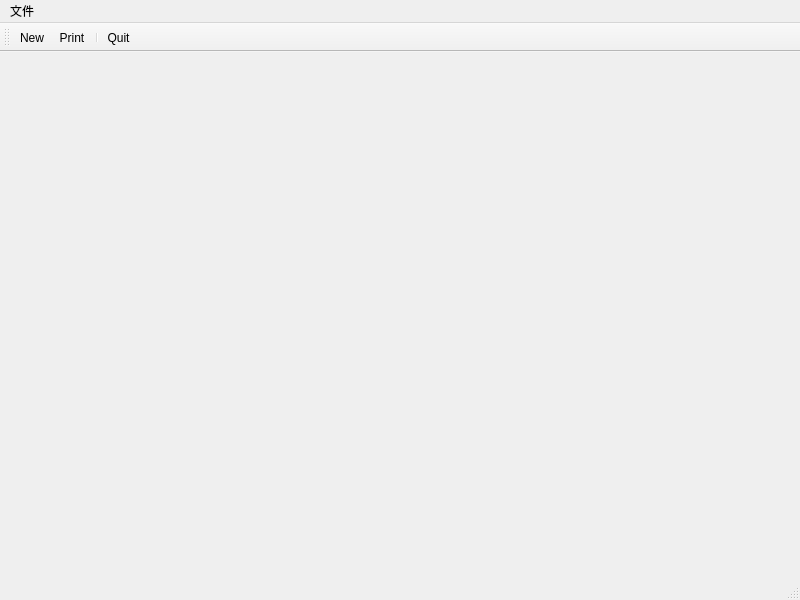
<?xml version="1.0" encoding="UTF-8"?>
<ui version="4.0">
 <class>MainWindow</class>
 <widget class="QMainWindow" name="MainWindow">
  <property name="geometry">
   <rect>
    <x>0</x>
    <y>0</y>
    <width>800</width>
    <height>600</height>
   </rect>
  </property>
  <property name="windowTitle">
   <string>MainWindow</string>
  </property>
  <widget class="QWidget" name="centralwidget"/>
  <widget class="QMenuBar" name="menubar">
   <property name="geometry">
    <rect>
     <x>0</x>
     <y>0</y>
     <width>800</width>
     <height>22</height>
    </rect>
   </property>
   <widget class="QMenu" name="menu">
    <property name="title">
     <string>文件</string>
    </property>
    <addaction name="actionNew"/>
    <addaction name="actionPrint"/>
    <addaction name="separator"/>
    <addaction name="actionQuit"/>
   </widget>
   <addaction name="menu"/>
  </widget>
  <widget class="QStatusBar" name="statusbar"/>
  <widget class="QToolBar" name="toolBar">
   <property name="windowTitle">
    <string>toolBar</string>
   </property>
   <property name="toolButtonStyle">
    <enum>Qt::ToolButtonTextUnderIcon</enum>
   </property>
   <attribute name="toolBarArea">
    <enum>TopToolBarArea</enum>
   </attribute>
   <attribute name="toolBarBreak">
    <bool>false</bool>
   </attribute>
   <addaction name="actionNew"/>
   <addaction name="actionPrint"/>
   <addaction name="separator"/>
   <addaction name="actionQuit"/>
  </widget>
  <action name="actionNew">
   <property name="icon">
    <iconset resource="res.qrc">
     <normaloff>:/images/new.png</normaloff>:/images/new.png</iconset>
   </property>
   <property name="text">
    <string>New</string>
   </property>
  </action>
  <action name="actionPrint">
   <property name="icon">
    <iconset resource="res.qrc">
     <normaloff>:/images/print.png</normaloff>:/images/print.png</iconset>
   </property>
   <property name="text">
    <string>Print</string>
   </property>
  </action>
  <action name="actionQuit">
   <property name="icon">
    <iconset resource="res.qrc">
     <normaloff>:/images/close.png</normaloff>:/images/close.png</iconset>
   </property>
   <property name="text">
    <string>Quit</string>
   </property>
  </action>
 </widget>
 <resources>
  <include location="res.qrc"/>
 </resources>
 <connections>
  <connection>
   <sender>actionQuit</sender>
   <signal>triggered()</signal>
   <receiver>MainWindow</receiver>
   <slot>close()</slot>
   <hints>
    <hint type="sourcelabel">
     <x>-1</x>
     <y>-1</y>
    </hint>
    <hint type="destinationlabel">
     <x>399</x>
     <y>299</y>
    </hint>
   </hints>
  </connection>
 </connections>
</ui>
